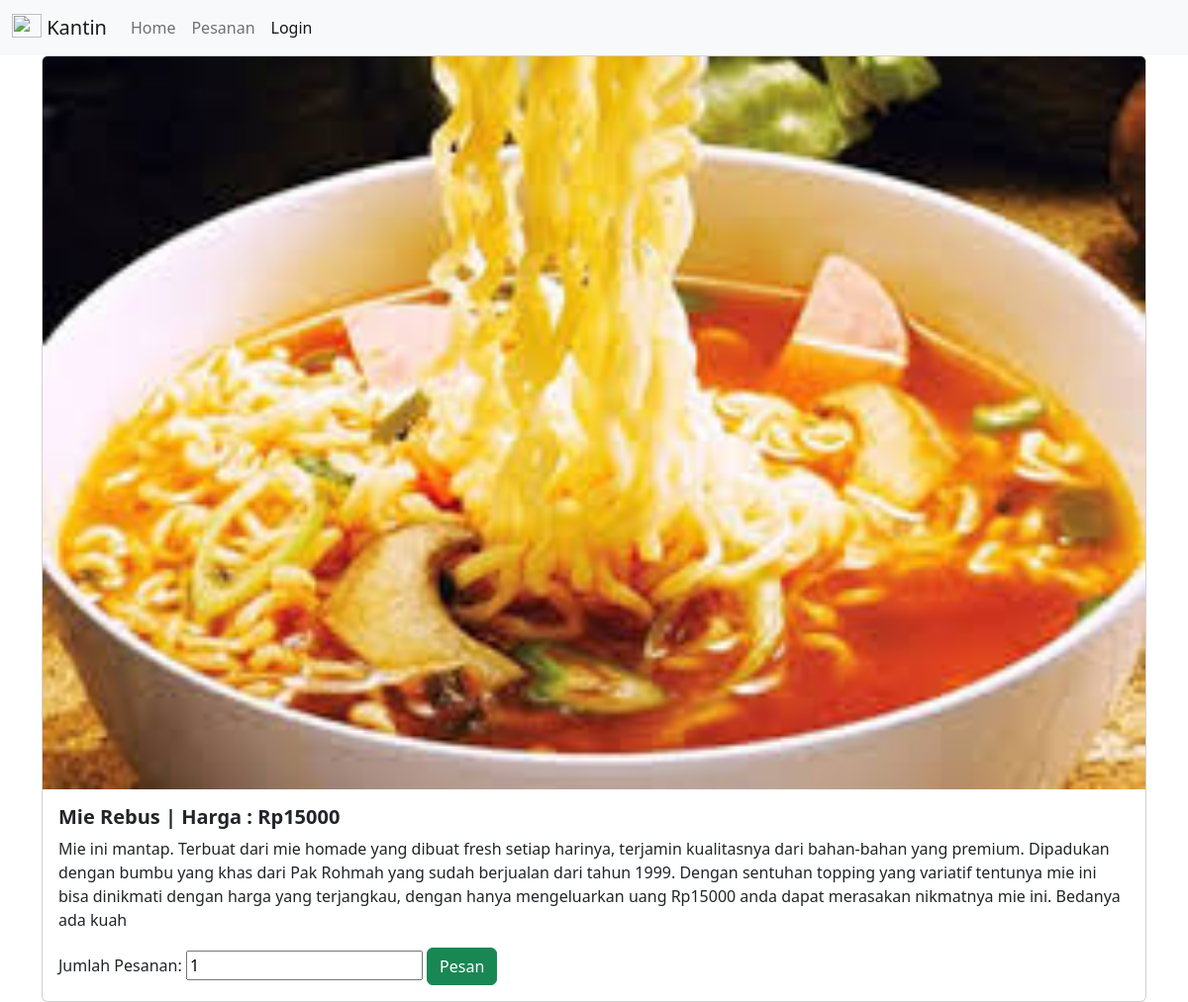
Screenshot of /makanan/8 with the database file from the repository.
### makanan/models.py (models this page shows, shortened)
class Makanan(models.Model):
    nama = models.CharField(max_length=250)
    harga = models.IntegerField()
    gambar = models.ImageField(upload_to='appkantin/images/')
    stok = models.IntegerField()
    kantin = models.ForeignKey(Kantin,on_delete=models.CASCADE)
    deskripsi = models.TextField(blank=True,null=True)
    TERSEDIA = (
        ('1', 'Tersedia'),
        ('0', 'Tidak Tersedia')
    )
    tersedia = models.CharField(max_length=1,choices=TERSEDIA)

### makanan/views.py (the view)
# urls.py: path('makanan/<int:makanan_id>', makananView.detail, name='detail'),
def detail(request,makanan_id):
    makanan = get_object_or_404(Makanan,pk=makanan_id)
    return render(request,'detail.html',{'makanan' : makanan})

### makanan/templates/detail.html (shortened to what this page needs)
{% extends 'base.html'%} {% block content %}
<div class="card">
    <img alt="" class="card-img-top" src="{{ makanan.gambar.url }}" />
    <div class="card-body">
    <h5 class="card-title fw-bold">
        {{ makanan.nama }} | Harga : Rp{{ makanan.harga }}
    </h5>
    <p class="card-text">
        {{ makanan.deskripsi }}
        <br/>
    </p>
    <form method="post" action="{% url 'add_to_cart' makanan.id %}">
        <label for="quantity">Jumlah Pesanan:</label>
        <input type="number" name="quantity" id="quantity" value="1" min="1">
        <button type="submit" class="btn btn-success">Pesan</button>
    </form>
    </div>
</div>
{% endblock content %}

### rows the page displays
Makanan: gambar (picture), nama "Mie Rebus", harga "15000", deskripsi "Mie ini mantap. Terbuat dari mie homade yang dibuat fresh setiap harinya, terjamin kualitasnya dari bahan-bahan yang premium. Dipadukan dengan bumbu yang khas dari Pak Rohmah yang sudah berjualan dari tahun 1999. Dengan sentuhan topping yang variatif tentunya mie ini bisa dinikmati dengan harga yang terjangkau, dengan hanya mengeluarkan uang Rp15000 anda dapat merasakan nikmatnya mie ini. Bedanya ada kuah"
